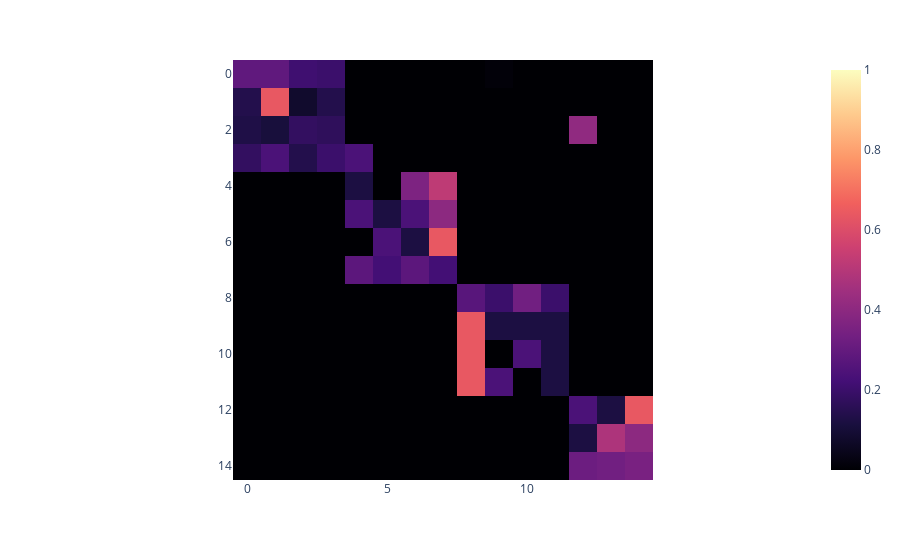

Notebook source saved alongside this figure:
### Code cell
new_finally_data = finally_data[:, sorted_points][sorted_points]
new_finally_data
show_matrix(new_finally_data)

### Figure 1 — Plotly figure (JSON) as saved in the notebook; plotly's stock layout.template omitted (floating-point values rounded to 4 significant figures; data arrays with more than 128 entries replaced by an {"elided": "..."} marker saying what was removed)
{"data": [{"coloraxis": "coloraxis", "hovertemplate": "x: %{x}<br>y: %{y}<br>color: %{z}<extra></extra>", "name": "0", "type": "heatmap", "xaxis": "x", "yaxis": "y", "z": {"elided": "15x15 float values"}}], "layout": {"coloraxis": {"cmax": 1, "cmin": 0, "colorscale": [[0, "#000004"], [0.1111, "#180f3d"], [0.2222, "#440f76"], [0.3333, "#721f81"], [0.4444, "#9e2f7f"], [0.5556, "#cd4071"], [0.6667, "#f1605d"], [0.7778, "#fd9668"], [0.8889, "#feca8d"], [1, "#fcfdbf"]]}, "margin": {"t": 60}, "xaxis": {"anchor": "y", "constrain": "domain", "domain": [0, 1], "scaleanchor": "y"}, "yaxis": {"anchor": "x", "autorange": "reversed", "constrain": "domain", "domain": [0, 1]}}}
